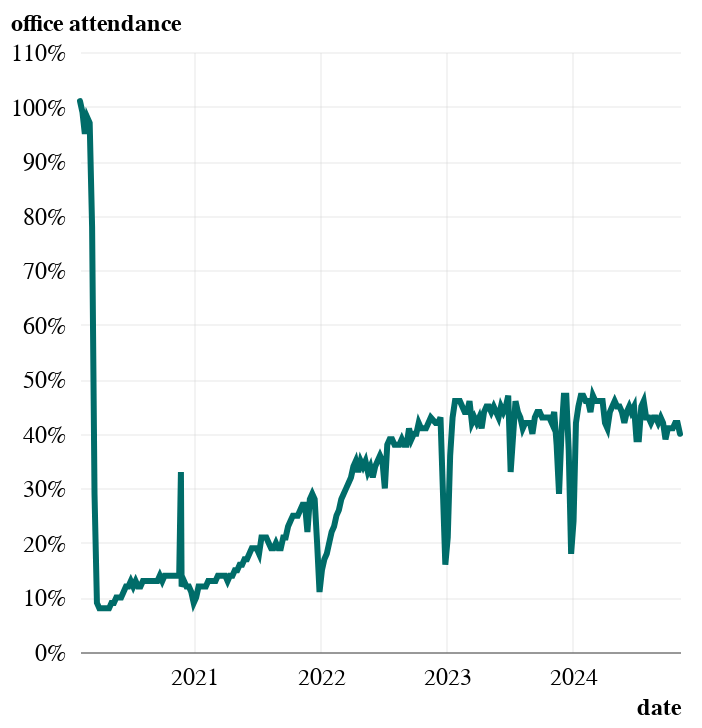

The notebook cell saved with this chart:
### Code cell
(
    alt.Chart(weekly_df)
    .mark_line()
    .encode(
        x="date",
        y=alt.Y("office attendance").axis(format="%"),
        color=color_value_transit_teal,
        tooltip=[
            alt.Tooltip("date", title="week of"),
            alt.Tooltip("office attendance", format=".0%"),
        ],
    )
)

### Figure 1 — Vega-Lite specification as saved in the notebook (floating-point values rounded to 4 significant figures; data arrays with more than 128 entries replaced by an {"elided": "..."} marker saying what was removed)
{"config": {"font": "Libre Franklin", "axis": {"labelAngle": 0, "labelFlush": false, "labelFontSize": 12, "titleFontSize": 12, "tickWidth": 0, "gridWidth": 0.25, "gridColor": "#cccccc"}, "axisX": {"domainWidth": 0.5, "domainColor": "#3e3e3e", "titleAlign": "right", "titleAnchor": "end"}, "axisY": {"domain": false, "titleAlign": "left", "titleAnchor": "end", "titleAngle": 0, "titlePadding": 0, "titleY": -8}, "line": {"strokeWidth": 3, "strokeCap": "round"}, "legend": {"title": null}, "view": {"stroke": null}}, "data": {"name": "data-cc23759acf11c0cbdb3deeb0d044327e"}, "mark": {"type": "line"}, "encoding": {"color": {"value": "#006c69"}, "tooltip": [{"field": "date", "title": "week of", "type": "temporal"}, {"field": "office attendance", "format": ".0%", "type": "quantitative"}], "x": {"field": "date", "type": "temporal"}, "y": {"axis": {"format": "%"}, "field": "office attendance", "type": "quantitative"}}, "$schema": "https://vega.github.io/schema/vega-lite/v5.20.1.json", "datasets": {"data-cc23759acf11c0cbdb3deeb0d044327e": {"elided": "247 records"}}}
